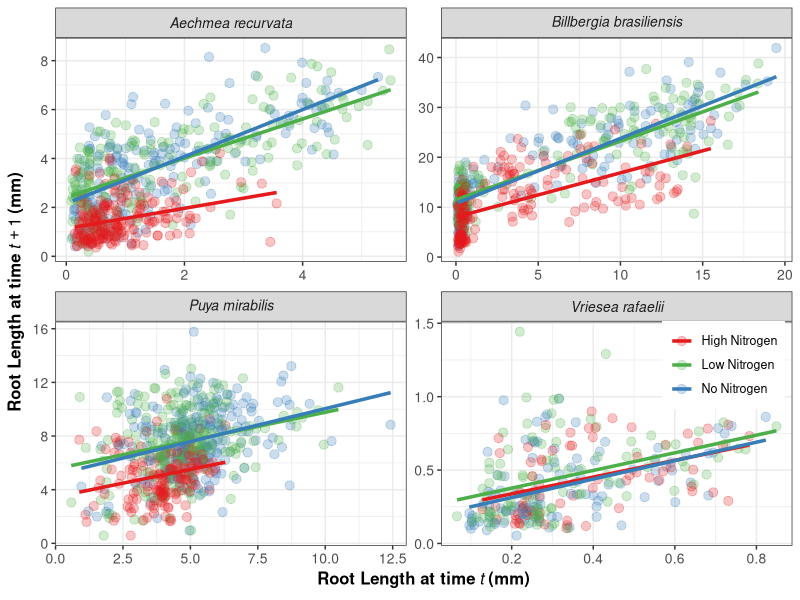
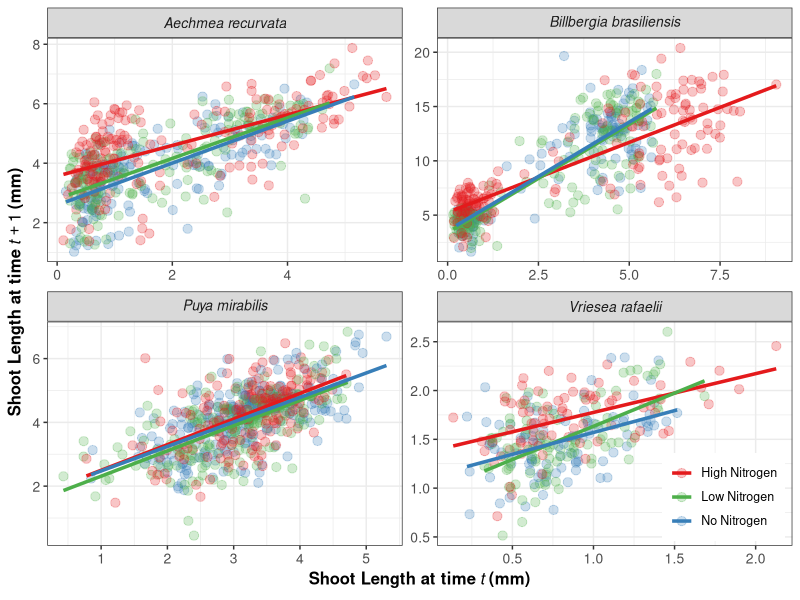
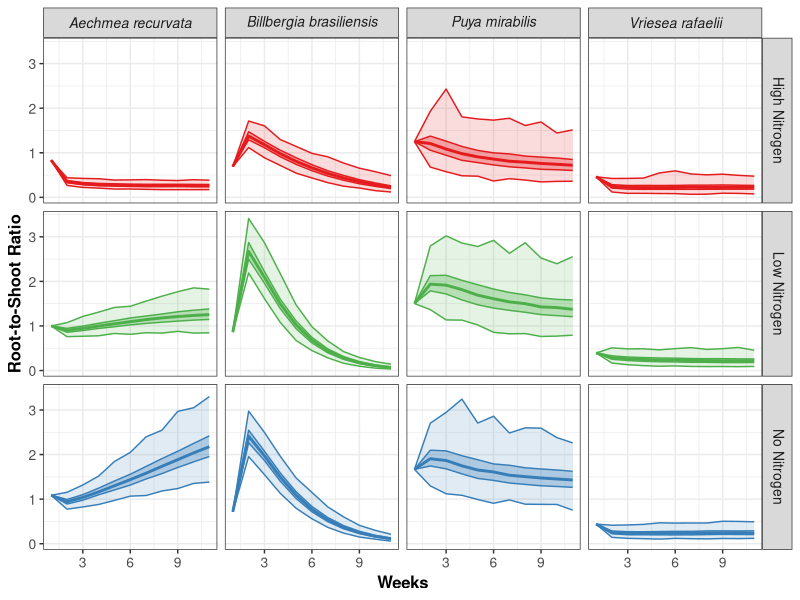
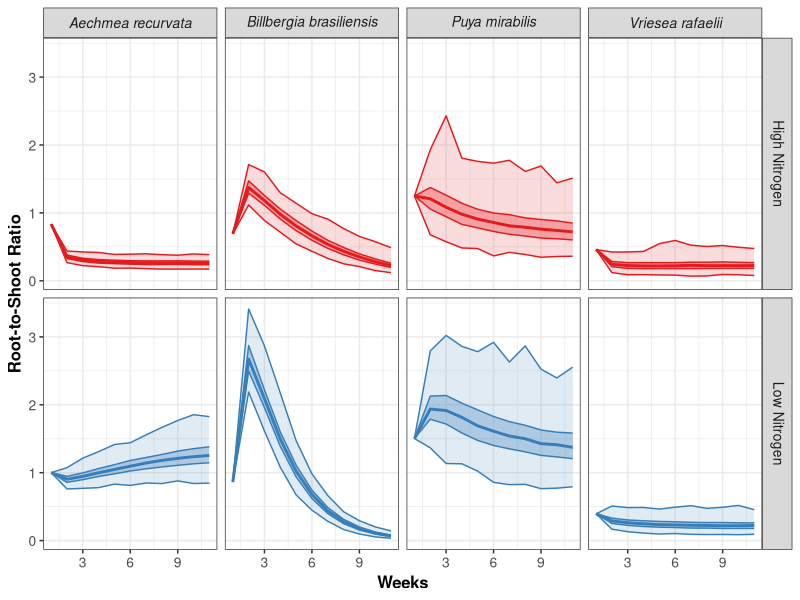

Generate these figures, in order, with R:
#Libraries
library(tidyverse)
library(broom)
library(RColorBrewer)

#Load data
#-- Species: 1=Arec, 2=Bbra, 3=Pmir, 4=Vraf
#-- Treatments: 1=No N, 2=Low N, 3=High N
data <- read_csv("By_Seed_CSV3.csv", show_col_types = FALSE)

#----------------------------------------
#Filter Root Length Data for Regressions
#----------------------------------------
RootData <- data %>% 
  dplyr::select(Nitrogen,Genus,RootLength7,RootLength14,RootLength21) %>%
  mutate(Species = case_when(
          Genus == 1 ~ "italic('Aechmea recurvata')",
          Genus == 2 ~ "italic('Billbergia brasiliensis')",
          Genus == 3 ~ "italic('Puya mirabilis')",
          Genus == 4 ~ "italic('Vriesea rafaelii')",
          TRUE       ~ NA_character_)) %>%
  mutate(Treatment = case_when(
    Nitrogen == 1 ~ "No~Nitrogen",
    Nitrogen == 2 ~ "Low~Nitrogen",
    Nitrogen == 3 ~ "High~Nitrogen",
    TRUE       ~ NA_character_)) %>%
  mutate(plant_id = row_number()) %>%                                            # create ID for each plant   
  pivot_longer(cols = starts_with("RootLength"),
               names_to = "RootLengthDay",
               values_to = "RootLength") %>%
  mutate(day = parse_number(RootLengthDay)) %>%                                  # Parse out just the day number
  arrange(plant_id,day) %>%
  group_by(plant_id,Nitrogen,Species) %>%
  mutate(next_RootLength=lead(RootLength), next_day=lead(day)) %>%
  filter(!is.na(RootLength), !is.na(next_RootLength), next_day - day == 7) %>%
  ungroup() %>%
  dplyr::select(plant_id,Nitrogen,Genus,Species,Treatment,day,RootLength,next_day,next_RootLength)

#Regressions
for (i in 1:4){ # species i
  for (j in 1:3){ # treatment j
    model <- lm(next_RootLength ~ RootLength, data = RootData %>% filter(Genus==i & Nitrogen==j))
    cat("\n\nGenus ", i, "   Treatment ", j)
    print(tidy(model, conf.int=TRUE, conf.level=0.95))
    res <- resid(model)
    cat("Mean.Res=", mean(res), "  SD.Res=", sd(res))
}}

#Plot Root Length Data
ggplot(RootData, aes(x=RootLength, y=next_RootLength, color=Treatment)) +
  geom_point(alpha=0.25, size=2.8) + 
  geom_smooth(method="lm", se=FALSE, linewidth=1.2) +
  scale_color_manual(
    values = c(
      "No~Nitrogen" = "#377EB8",
      "Low~Nitrogen" = "#4DAF4A",
      "High~Nitrogen" = "#E41A1C"
    ),
    labels = function(x) parse(text = x)
  )+
  facet_wrap(~Species, scales="free", drop=FALSE, labeller=label_parsed) +
  theme_bw() +
  theme(legend.position=c(0.99,0.27),
        legend.justification=c("right","bottom"),
        legend.text = element_text(size=9),
        strip.text = element_text(size=10),
        axis.title = element_text(size = 12),
        axis.text = element_text(size = 10)) +
  labs(x=expression(bold("Root Length at time") ~ italic(t) ~ bold("(mm)")), 
       y=expression(bold("Root Length at time") ~ italic(t+1) ~ bold("(mm)")),
       color=NULL)
  

#----------------------------------------
#Filter Shoot Length Data for Regressions
#----------------------------------------
ShootData <- data %>% 
  dplyr::select(Nitrogen,Genus,ShootLength7,ShootLength14,ShootLength21) %>%
  mutate(Species = case_when(
    Genus == 1 ~ "italic('Aechmea recurvata')",
    Genus == 2 ~ "italic('Billbergia brasiliensis')",
    Genus == 3 ~ "italic('Puya mirabilis')",
    Genus == 4 ~ "italic('Vriesea rafaelii')",
    TRUE       ~ NA_character_)) %>%
  mutate(Treatment = case_when(
    Nitrogen == 1 ~ "No~Nitrogen",
    Nitrogen == 2 ~ "Low~Nitrogen",
    Nitrogen == 3 ~ "High~Nitrogen",
    TRUE       ~ NA_character_)) %>%
  mutate(plant_id = row_number()) %>%                                            # create ID for each plant   
  pivot_longer(cols = starts_with("ShootLength"),
               names_to = "ShootLengthDay",
               values_to = "ShootLength") %>%
  mutate(day = parse_number(ShootLengthDay)) %>%                                  # Parse out just the day number
  arrange(plant_id,day) %>%
  group_by(plant_id,Nitrogen,Species) %>%
  mutate(next_ShootLength=lead(ShootLength), next_day=lead(day)) %>%
  filter(!is.na(ShootLength), !is.na(next_ShootLength), next_day - day == 7) %>%
  ungroup() %>%
  dplyr::select(plant_id,Nitrogen,Genus,Species,Treatment,day,ShootLength,next_day,next_ShootLength)

#Regressions
for (i in 1:4){ # species i
  for (j in 1:3){ # treatment j
    model <- lm(next_ShootLength ~ ShootLength, data = ShootData %>% filter(Genus==i & Nitrogen==j))
    cat("\n\nGenus ", i, "   Treatment ", j)
    print(tidy(model, conf.int=TRUE, conf.level=0.95))
    res <- resid(model)
    cat("Mean.Res=", mean(res), "  SD.Res=", sd(res))
  }}

#Plot Shoot Length Data
ggplot(ShootData, aes(x=ShootLength, y=next_ShootLength, color=Treatment)) +
  geom_point(alpha=0.25, size=2.8) + 
  geom_smooth(method="lm", se=FALSE, linewidth=1.2) +
  scale_color_manual(
    values = c(
      "No~Nitrogen" = "#377EB8",
      "Low~Nitrogen" = "#4DAF4A",
      "High~Nitrogen" = "#E41A1C"
    ),
    labels = function(x) parse(text = x)
  )+
  facet_wrap(~Species, scales="free", drop=FALSE, labeller=label_parsed) +
  theme_bw() +
  theme(legend.position=c(0.99,0.01),
        legend.justification=c("right","bottom"),
        legend.text = element_text(size=9),
        strip.text = element_text(size=10),
        axis.title = element_text(size = 12, face="bold"),
        axis.text = element_text(size = 10)) +
  labs(x=expression(bold("Shoot Length at time") ~ italic(t) ~ bold("(mm)")), 
       y=expression(bold("Shoot Length at time") ~ italic(t+1) ~ bold("(mm)")),
       color = NULL)


#----------------------------------------
#-- Stochastic Root/Shoot Ratio Models --
#----------------------------------------
#Define stochastic linear difference eqn
f_linear_stoch <- function(x,amin,amax,bmin,bmax){
  a <- runif(1, min=amin, max=amax)
  b <- runif(1, min=bmin, max=bmax)
  a*x+b
}

#Define recursion over fixed number of time steps (T=10)
simulate_diff_eq <- function(f, s0, r0, n_steps, genus, nitrogen, 
                             amin,amax,bmin,bmax,rmin,rmax,smin,smax) {
  x <- matrix(NA, nrow=n_steps+1, ncol=6)
  x[ ,1] <- matrix(genus, n_steps+1, 1)
  x[ ,2] <- matrix(nitrogen, n_steps+1, 1)
  x[ ,3] <- 1:(n_steps+1)
  x[1,4] <- s0 #initial shoot length
  x[1,5] <- r0 #initial root length
  x[1,6] <- r0/s0 #initial root-to-shoot ratio
  for (t in 1:n_steps) {
    x[t+1,4] <- f(x[t,4],amin,amax,bmin,bmax) #next shoot length
    x[t+1,5] <- f(x[t,5],rmin,rmax,smin,smax) #next root length
    x[t+1,6] <- x[t+1,5]/x[t+1,4] #next root-to-shoot ratio
  }
  x
}

#--Run stochastic simulations over all species and treatments
set.seed(1)
sims <- data.frame(genus=numeric(), nitrogen=numeric(), wk=numeric(),
                   Slength=numeric(), Rlength=numeric(), RSratio=numeric())
for (i in 1:4){ # species i
  for (j in 1:3){ # treatment j
    # Generate Shoot Regression
    modelS <- lm(next_ShootLength ~ ShootLength, data=ShootData %>% filter(Genus==i & Nitrogen==j))
    ciS <- confint(modelS)
    sm7 <- ShootData %>% filter(Genus==i & Nitrogen==j & day==7) %>% pull(ShootLength) %>% mean()
    
    # Generate Root Regression
    modelR <- lm(next_RootLength ~ RootLength, data=RootData %>% filter(Genus==i & Nitrogen==j))
    ciR <- confint(modelR)
    rm7 <- RootData %>% filter(Genus==i & Nitrogen==j & day==7) %>% pull(RootLength) %>% mean()
    
    for (n in 1:1000){ # n simulations
      traj <- simulate_diff_eq(f=f_linear_stoch, s0=sm7, r0=rm7, n_steps=10, genus=i, nitrogen=j, 
                             amin=ciS[2,1], amax=ciS[2,2], bmin=ciS[1,1], bmax=ciS[1,2],
                             rmin=ciR[2,1], rmax=ciR[2,2], smin=ciR[1,1], smax=ciR[1,2])
      colnames(traj) <- colnames(sims)
      sims <- rbind(sims, as.data.frame(traj))
    }
  }
}

#Add species names and treatment labels
simulations <- sims %>% 
    mutate(species = case_when(
      genus == 1 ~ "italic('Aechmea recurvata')",
      genus == 2 ~ "italic('Billbergia brasiliensis')",
      genus == 3 ~ "italic('Puya mirabilis')",
      genus == 4 ~ "italic('Vriesea rafaelii')",
      TRUE       ~ NA_character_)) %>%
    mutate(treatment = case_when(
      nitrogen == 1 ~ "No~Nitrogen",
      nitrogen == 2 ~ "Low~Nitrogen",
      nitrogen == 3 ~ "High~Nitrogen",
      TRUE       ~ NA_character_))

#Plot stochastic simulations (median, IQR, range)
ggplot(simulations,aes(x=wk, y=RSratio)) +
  stat_summary(aes(color=treatment, fill=treatment),
    fun.min = function(z) { min(z) }, # Calculate min
    fun.max = function(z) { max(z) }, # Calculate max
    geom = "ribbon", 
    alpha = 0.15) +
  stat_summary(aes(color=treatment, fill=treatment),
    fun.min = function(z) { quantile(z, 0.25) }, # Calculate Q1
    fun.max = function(z) { quantile(z, 0.75) }, # Calculate Q3
    geom = "ribbon", 
    alpha = 0.30) +
  stat_summary(aes(color=treatment),
    fun = median, 
    geom = "line",
    lwd = 1) +
  theme_bw() +
  theme(legend.position="none", 
        legend.text = element_text(size=9),
        strip.text = element_text(size=10),
        axis.title = element_text(size = 12, face="bold"),
        axis.text = element_text(size = 10)) +
  scale_color_manual(values = c(
    "No~Nitrogen" = "#377EB8",
    "Low~Nitrogen" = "#4DAF4A",
    "High~Nitrogen" = "#E41A1C"
  )) + 
  scale_fill_manual(values = c(
    "No~Nitrogen" = "#377EB8",
    "Low~Nitrogen" = "#4DAF4A",
    "High~Nitrogen" = "#E41A1C"
  )) +
  facet_grid(treatment~species, drop=FALSE, labeller=label_parsed) +
  labs(x="Weeks", y="Root-to-Shoot Ratio")

##-- Plot stochastic simulations (median, IQR, range) excluding No Nitrogen
ggplot(simulations%>%filter(nitrogen!=1),aes(x=wk, y=RSratio)) +
  stat_summary(aes(color=treatment, fill=treatment),
               fun.min = function(z) { min(z) }, # Calculate min
               fun.max = function(z) { max(z) }, # Calculate max
               geom = "ribbon", 
               alpha = 0.15) +
  stat_summary(aes(color=treatment, fill=treatment),
               fun.min = function(z) { quantile(z, 0.25) }, # Calculate Q1
               fun.max = function(z) { quantile(z, 0.75) }, # Calculate Q3
               geom = "ribbon", 
               alpha = 0.30) +
  stat_summary(aes(color=treatment),
               fun = median, 
               geom = "line",
               lwd = 1) +
  theme_bw() +
  theme(legend.position="none", 
        legend.text = element_text(size=9),
        strip.text = element_text(size=10),
        axis.title = element_text(size = 12, face="bold"),
        axis.text = element_text(size = 10)) +
  scale_color_brewer(palette="Set1") + 
  scale_fill_brewer(palette="Set1") +
  facet_grid(treatment~species, drop=FALSE, labeller=label_parsed) +
  labs(x="Weeks", y="Root-to-Shoot Ratio")
